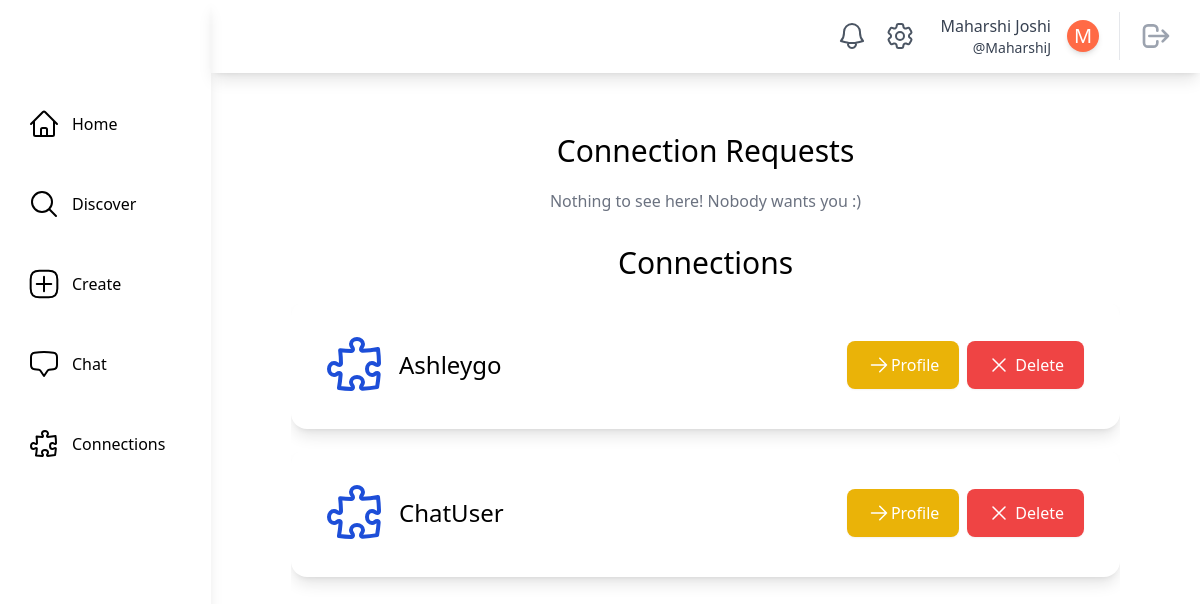
The app's page /connections/MaharshiJ (signed in), older data.
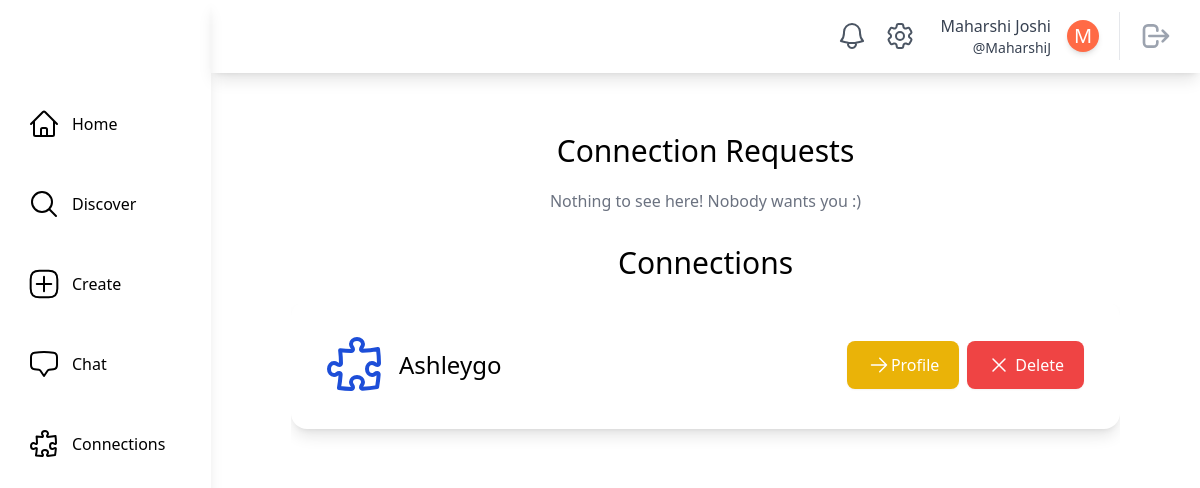
The same page, newer data.
### main/models.py (models this page shows, shortened)
class Connection(models.Model):
    class ConnectionStatus(models.IntegerChoices):
        NOT_CONNECTED = 1, _("Not Connected")
        REQUESTED = 2, _("Requested")
        CONNECTED = 3, _("Connected")
        BLOCKED = 4, _("Blocked")
    requester = models.ForeignKey(
        SocialUser, on_delete=models.CASCADE, related_name="requester"
    )
    receiver = models.ForeignKey(
        SocialUser, on_delete=models.CASCADE, related_name="receiver"
    )
    timestamp = models.DateTimeField("timestamp", default=timezone.now)
    status = models.IntegerField(
        default=ConnectionStatus.NOT_CONNECTED, choices=ConnectionStatus.choices
    )
    notification = models.ForeignKey(
        Notification, on_delete=models.CASCADE, null=True, blank=True
    )
    class Meta:
        unique_together = ["requester", "receiver"]
    @classmethod
    def get_pending_connections(cls, user):
        return (
            cls.objects.filter(receiver=user)
            .filter(status=Connection.ConnectionStatus.REQUESTED)
            .all()
        )
    @classmethod
    def get_active_connections(cls, user):
        return cls.objects.filter(
            (models.Q(requester=user) | models.Q(receiver=user))
            & models.Q(status=Connection.ConnectionStatus.CONNECTED)
        ).all()

class SocialUser(AbstractUser):
    class Pronouns(models.IntegerChoices):
        SHE = 1, _("She/Her")
        HE = 2, _("He/Him")
        THEY = 3, _("They/Them")
        OTHER = 4, _("Other/Prefer Not To Say")
    username = models.CharField(max_length=30, unique=True)
    email = models.EmailField(unique=True, default="@nyu.edu")
    full_name = models.CharField(max_length=50, default="")
    pronouns = models.IntegerField(default=Pronouns.OTHER, choices=Pronouns.choices)
    date_of_birth = models.DateField(null=True, validators=[validate_age])
    major = models.CharField(max_length=100, default="undeclared")
    tags = models.ManyToManyField(InterestTag, related_name="tags")
    profile_picture = models.ImageField(
        upload_to="profile_pics/", null=True, blank=True
    )
    timestamp = models.DateTimeField("timestamp", default=timezone.now)  # joined

### main/views.py (the view)
@method_decorator(login_required, name="dispatch")
class ConnectionsPageView(LoginRequiredMixin, generic.DetailView):
    model = SocialUser
    template_name = "main/connections.html"
    def get_object(self, queryset=None):
        return get_object_or_404(SocialUser, username=self.kwargs.get("username"))
    def get_context_data(self, **kwargs):
        context = super().get_context_data(**kwargs)
        context["current_user"] = self.request.user
        context["active_requests"] = Connection.get_pending_connections(
            self.request.user
        )
        context["active_connections"] = Connection.get_active_connections(
            self.request.user
        )
        return context
    def dispatch(self, request, *args, **kwargs):
        viewed_username = self.kwargs["username"]
        if self.request.user.username != viewed_username:
            return self.handle_no_permission()
        return super().dispatch(request, *args, **kwargs)

### main/models.py (called while the page is built)
    @classmethod
    def count_unread_notifications(cls, user):
        return (
            cls.objects.filter(models.Q(recipient_user=user, is_read=False))
            .all()
            .order_by("-timestamp")
            .count()
        )

### theme/templatetags/theme_customfilters.py (called while the page is built)
@register.filter
def count_unread_notifications(user):
    return Notification.count_unread_notifications(user)

### main/templates/main/connections.html (shortened to what this page needs)
{% extends "base.html" %}
{% block content %}
    <div class="m-20 mt-5 overflow-auto">
        <div class="justify-center">
            <div class="container mx-auto mt-10 mb-10 overflow-scroll">
                <div class="overflow-y-auto">
                    <h1 class="text-3xl mb-5 text-center">Connection Requests</h1>
                    {% if active_requests %}
                        {% for connection_request in active_requests %}
                            {% include "main/connection_card.html" with connection=connection_request %}
                        {% endfor %}
                    {% else %}
                        <p class="text-center text-gray-500">Nothing to see here! Nobody wants you :)</p>
                    {% endif %}
                </div>
                <div class="overflow-y-auto">
                    <h1 class="text-3xl mb-5 text-center">Connections</h1>
                    {% if active_connections %}
                        {% for active_connection in active_connections %}
                            {% include "main/connection_card.html" with connection=active_connection %}
                        {% endfor %}
                    {% else %}
                        <p class="text-center text-gray-500">Nothing to see here! Where are your friends?</p>
                    {% endif %}
                </div>
            </div>
        </div>
    </div>
{% endblock content %}

### main/templates/main/connection_card.html (shortened to what this page needs)
<div class="flex flex-col p-8 mb-5 bg-white shadow-lg hover:shodow-xl rounded-2xl overflow-auto">
    <div class="flex items-center justify-between">
        <div class="flex items-center">
            <div class="flex flex-col ml-3">
                {% if connection.status == connection.ConnectionStatus.REQUESTED %}
                    <div class="font-medium text-xl leading-none">{{ connection.requester.username|capfirst }} wants to connect.</div>
                {% elif connection.status == connection.ConnectionStatus.CONNECTED %}
                    {% if connection.requester.username == current_user.username %}
                        <div class="font-medium text-2xl leading-none">{{ connection.receiver.username|capfirst }}</div>
                    {% else %}
                        <div class="font-medium text-2xl leading-none">{{ connection.requester.username|capfirst }}</div>
                    {% endif %}
                {% endif %}
            </div>
        </div>
        <div class="flex">
            {% if connection.requester.username == current_user.username %}
                <a href="{% url 'main:profile_page' username=connection.receiver.username %}"
                   class="w-30 mx-1 inline-flex items-center justify-center px-5 py-3 text-base font-medium text-center text-white rounded-lg shadow-sm cursor-pointer bg-yellow-500">
                    <svg xmlns="http://www.w3.org/2000/svg"
                         fill="none"
                         viewBox="0 0 24 24"
                         stroke-width="1.5"
                         stroke="currentColor"
                         class="w-6 h-6">
                        <path stroke-linecap="round" stroke-linejoin="round" d="M4.5 12h15m0 0l-6.75-6.75M19.5 12l-6.75 6.75" />
                    </svg>
                    <span class="relative">Profile</span>
                </a>
            {% endif %}
            <a href="{% url 'main:cancel_connection' requester=connection.requester.username receiver=current_user.username %}"
               class="w-30 mx-1 inline-flex items-center justify-center px-5 py-3 text-base font-medium text-center text-white rounded-lg shadow-sm cursor-pointer bg-red-500">
                <svg xmlns="http://www.w3.org/2000/svg"
                     fill="none"
                     viewBox="0 0 24 24"
                     stroke-width="1.5"
                     stroke="currentColor"
                     class="w-6 h-6 mr-1">
                    <path stroke-linecap="round" stroke-linejoin="round" d="M6 18L18 6M6 6l12 12" />
                </svg>
                <span class="relative">Delete</span>
            </a>
        </div>
    </div>
</div>

Row changes from the older to the newer data that the page shows:
removed Connection: receiver.username "ChatUser", shows "Profile"
